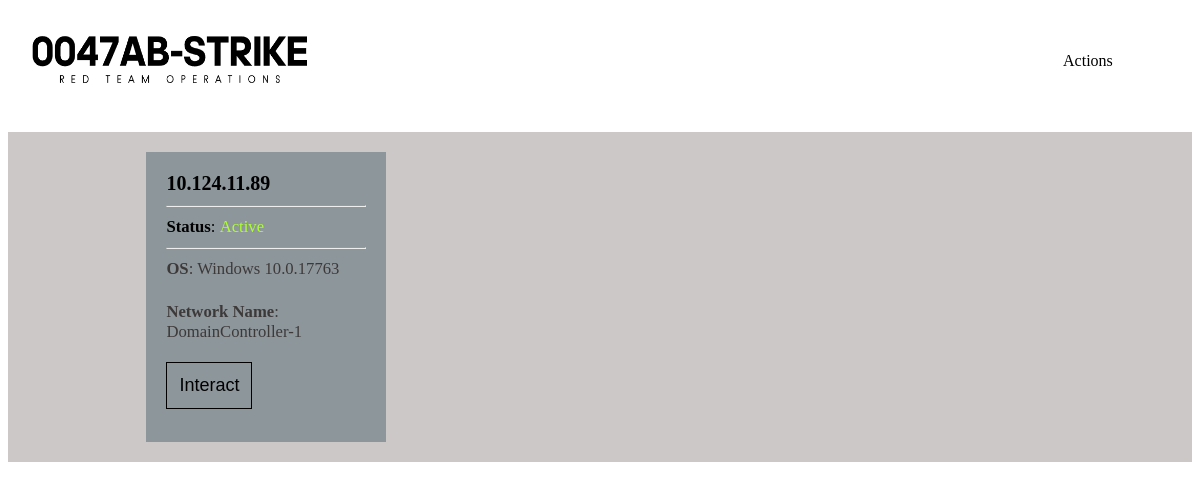
The app's page / (signed in), older data.
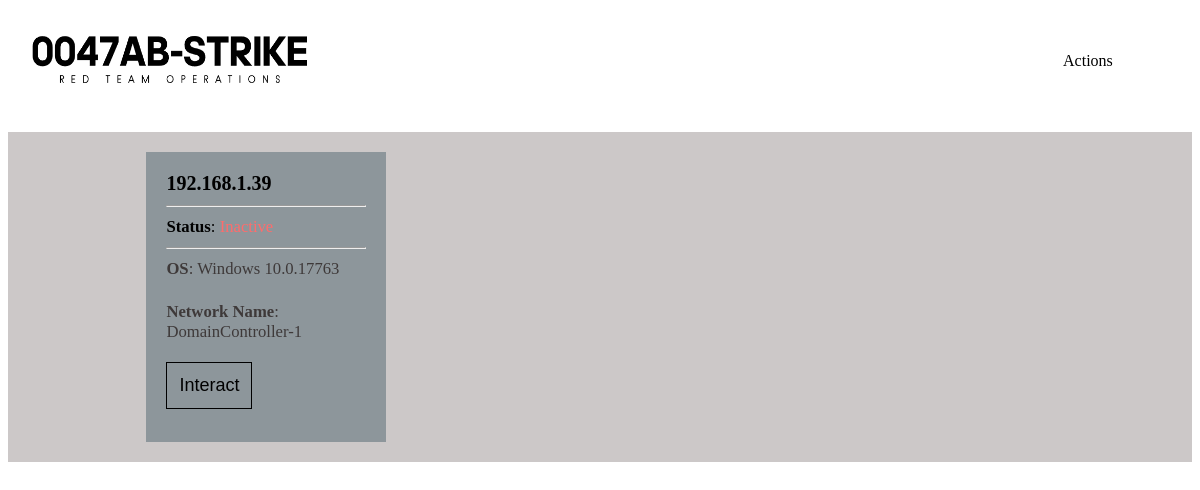
The same page, newer data.
### UI/models.py (models this page shows)
class Connection(models.Model):
    ip = models.CharField(primary_key=True, max_length=256)
    cpu = models.CharField(max_length=128)
    node_name = models.CharField(max_length=64)
    os = models.CharField(max_length=64)
    version = models.CharField(max_length=64)
    recent_status = models.CharField(max_length=16)

### UI/views.py (the view)
# urls.py: path('', views.index, name="index"),
def index(request):
    if not request.user.is_authenticated:
        return redirect('login_template')
    data = Connection.objects.all()
    return render(request, "UI/index.html", {
        "user":request.user.username,
        "data":data
    })

### UI/templates/UI/index.html (shortened to what this page needs)
<!DOCTYPE html>
<html lang="en">
<head>
    <link rel="stylesheet" href="../../static/css/style.css">
</head>
<body>
  <div class="navbar">
    <img src="../../static/images/logo.png" height="120" width="340">
    <div class="dropdown">
      <button class="dropbtn">Actions
      </button>
    </div>
  </div>
  <div id="not-header">
    <div id="container">
      {% for line in data %}
        <div class="card">
          <div class="ip">{{line.ip}}</div>
          <hr>
          <div class="status"><b>Status</b>:
            {% if line.recent_status == "Active" %}
              <p style="color:greenyellow; display: inline;">Active</p>
            {% else %}
              <p style="color:rgb(255, 108, 108); display: inline;">Inactive</p>
            {% endif %}
          </div>
          <hr>
          <div class="os"><b>OS</b>: {{line.os}} {{line.version}}</div>
          <br>
          <div class="os"><b>Network Name</b>: {{line.node_name}}</div>
          <button class="interact">Interact</button>
        </div>
      {% endfor %}
    </div>
  </div>
</body>
</html>

Row changes from the older to the newer data that the page shows:
removed Connection: ip "10.124.11.89", recent_status "Active", os "Windows", version "10.0.17763", node_name "DomainController-1"
added Connection: ip "192.168.1.39", os "Windows", version "10.0.17763", node_name "DomainController-1"
